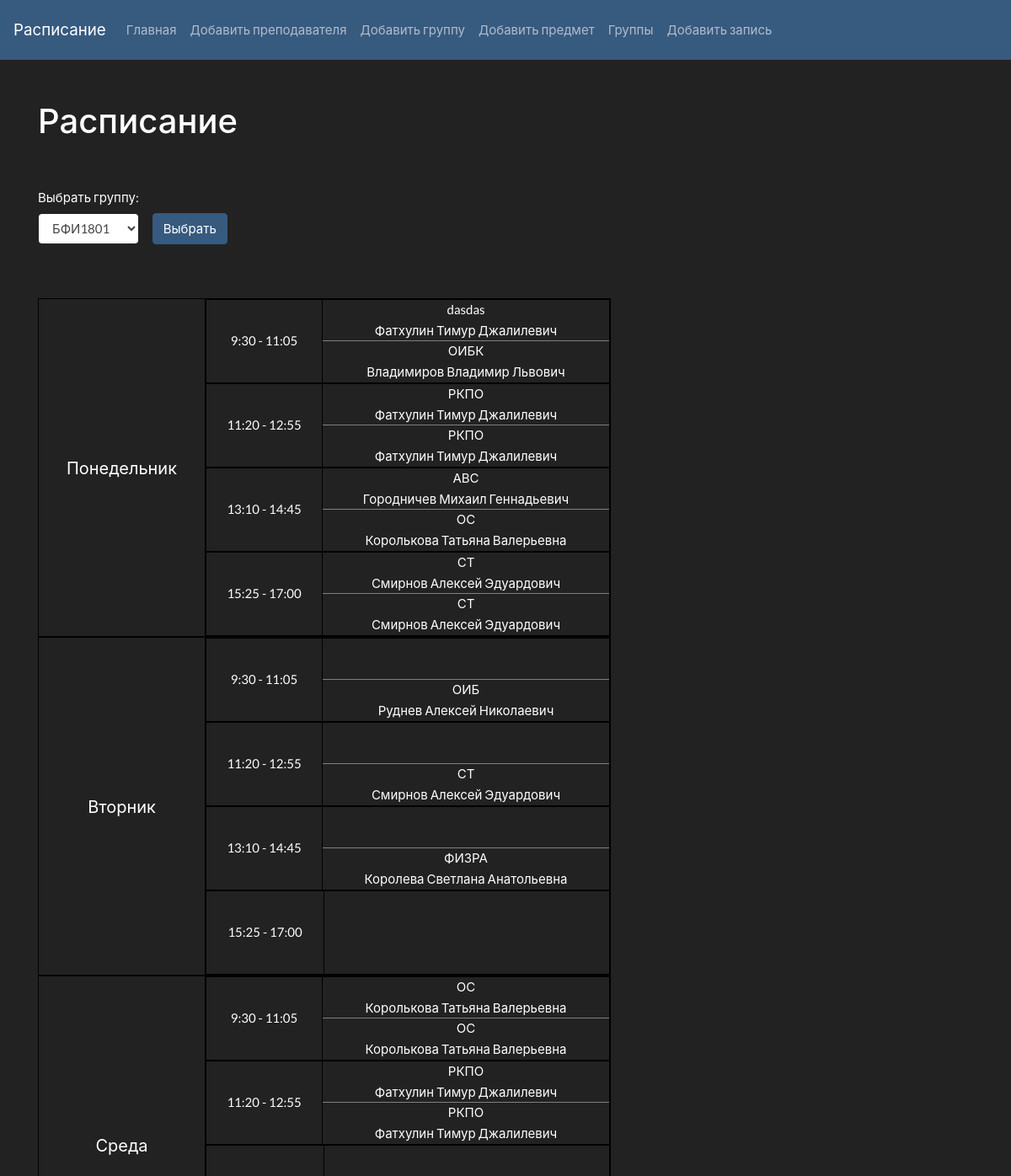
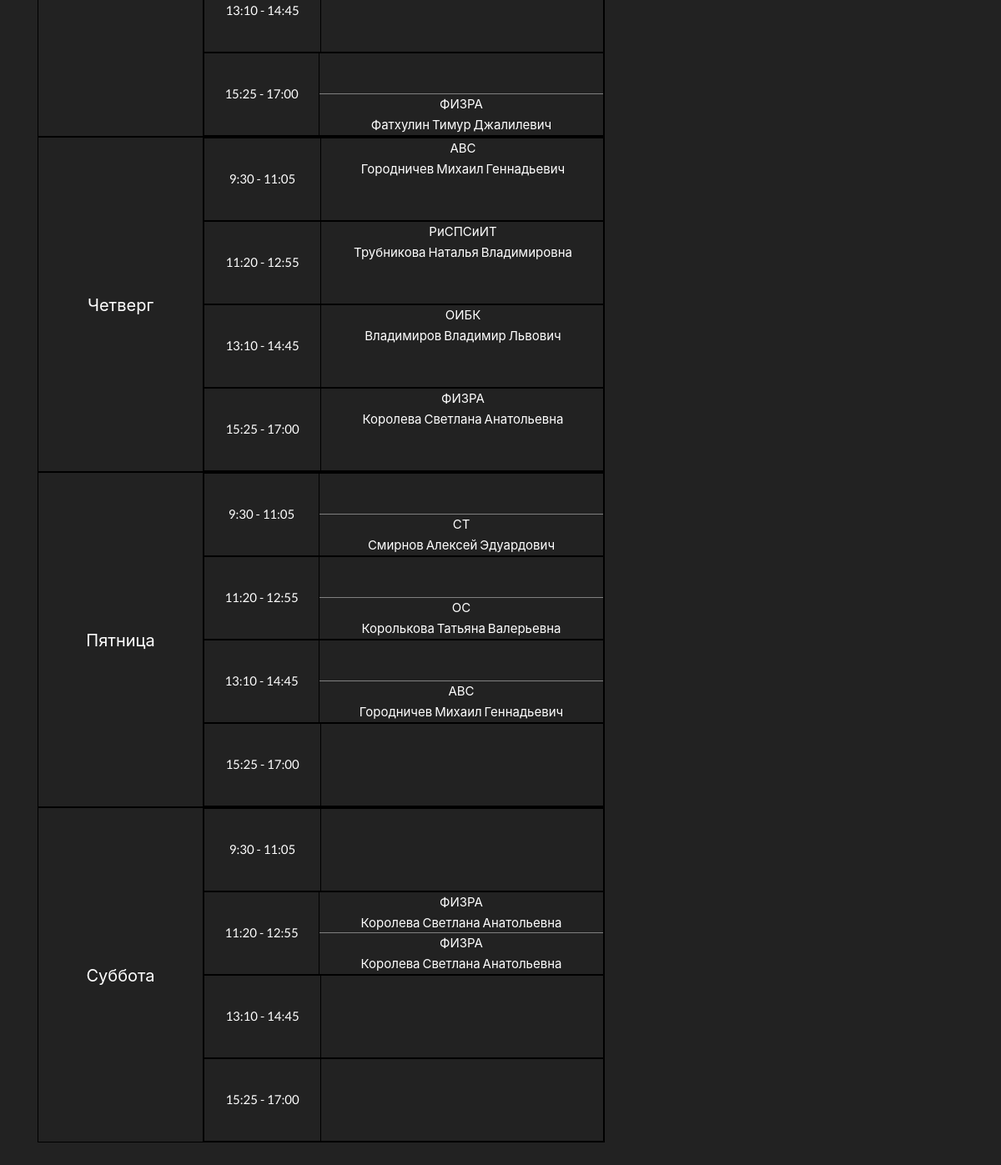
The page / on the database its author committed (2 pictures, top to bottom).
### models/subject.py (models this page shows)
class Subject(db.Model):
    __tablename__ = 'subject'
    id = db.Column(db.Integer, primary_key=True)
    subject_name = db.Column(db.String(30), unique=True, nullable=False)

### models/lecturer.py (models this page shows)
class Lecturer(db.Model):
    __tablename__ = 'lecturer'
    id = db.Column(db.Integer, primary_key=True)
    name = db.Column(db.String(30), nullable=False)
    last_name = db.Column(db.String(30), nullable=False)
    surname = db.Column(db.String(30), nullable=False)

### Routes/lectures.py (the view)
@lecturers.route('/')
def index():
    first = datetime.datetime.strptime("09.11.2020", "%d.%m.%Y")
    today = datetime.date.today()
    now = datetime.datetime.now()
    razn = ((now - first).days)
    if (razn // 7) % 2 == 0:
        todned = "Нечетная"
    else:
        todned = "Четная"
    days = ["Понедельник", "Вторник", "Среда", "Четверг", "Пятница", "Суббота"]
    trv = ['9:30 - 11:05', '11:20 - 12:55', '13:10 - 14:45', '15:25 - 17:00']
    cur_group = "БФИ1801"
    group_id = db.session.query(Group.id).filter(Group.name == cur_group).first()[0]
    schedule = db.session.query(Schedule).filter(Schedule.group_id == group_id)
    return render_template('index.html', curdate=today.strftime('%d-%m-%Y'), todned=todned, cur_group=cur_group,
                           days=days, trvs=trv, lecturers=Lecturer.query.all(), subjects=Subject.query.all(),
                           intervals=Interval.query.all(), group_names=Group.query.all(), schedules=schedule)

### templates/index.html (shortened to what this page needs)
<!DOCTYPE html>
<html lang="en">
<head>
    <link rel="stylesheet" type="text/css" href="/static/css/bootstrap.min.css">
</head>
<body>
{% include "Nav.html" %}
<div class="container">
    <div class="table_content">
        <h2>Расписание</h2>
        <div class="group-ch">
            <form action="" method="post">
                <p>
                <div class="form-group">
                    <label for="cur_group">Выбрать группу:</label>
                    <select class="form-control" id="exampleSelect11" name="cur_group">
                        {% for groupn in group_names %}
                        <option>{{ groupn.name }}</option>
                        {% endfor %}
                    </select>
                </div>
                </p>
                <p>
                    <input type="submit" class="btn btn-primary" value="Выбрать">
                </p>
            </form>
        </div>
        {% for day in days %}
        <div class="table-rows">
            <div class="daydiv">{{ day }}</div>
            <div class="flex-container">
                {% for trv in trvs %}
                <div class="st">
                    <div class="time">{{ trv }}</div>
                    <div class="ng">
                        {% for schedule in schedules %}
                        <div class="ned">
                            {% if schedule.day == day %}
                            {% for interval in intervals %}
                            {% if interval.id == schedule.interval_id and interval.interval == trv %}
                            {% if schedule.chet == 1 %}
                            <div class="subj_prep chet">
                                <div class="subj">
                                    {% for subject in subjects %}
                                    {% if subject.id == schedule.subject_id %}
                                    {{ subject.subject_name }}
                                    {% endif %}
                                    {% endfor %}
                                </div>
                                <div>
                                    {% for lecturer in lecturers %}
                                    {% if lecturer.id == schedule.lecturer_id %}
                                    {{ lecturer.last_name }} {{ lecturer.name }} {{ lecturer.surname }}
                                    {% endif %}
                                    {% endfor %}
                                </div>
                            </div>
                            {% endif %}
                            {% if schedule.chet == 0 %}
                            <div class="subj_prep nech">
                                <div class="subj">
                                    {% for subject in subjects %}
                                    {% if subject.id == schedule.subject_id %}
                                    {{ subject.subject_name }}
                                    {% endif %}
                                    {% endfor %}
                                </div>
                                <div>
                                    {% for lecturer in lecturers %}
                                    {% if lecturer.id == schedule.lecturer_id %}
                                    {{ lecturer.last_name }} {{ lecturer.name }} {{ lecturer.surname }}
                                    {% endif %}
                                    {% endfor %}
                                </div>
                            </div>
                            {% endif %}
                            {% endif %}
                            {% endfor %}
                            {% endif %}
                        </div>
                        {% endfor %}
                    </div>
                </div>
                {% endfor %}
            </div>
        </div>
        {% endfor %}
    </div>
</div>
</body>
</html>

### templates/index.html (style rules this page uses)
.flex-container { display: -webkit-flex; display: flex; flex-direction: column; }
.st { display: -webkit-flex; display: flex; flex-direction: row; border: 1px solid black; height: 100px; width: 480px; }
.table-rows { display: -webkit-flex; display: flex; flex-direction: row; border: 1px solid black; width: 680px; }
.daydiv { width: 200px; display: flex; align-items: center; justify-content: center; font-size: 20px; border-right: 1px solid black; }
.subj_prep { display: -webkit-flex; display: flex; flex-direction: column; align-self: center; width: 340px; height:50px; text-align: center; }
.nech { border-top: 1px solid gray; }
.chet { top: 0; position: absolute; left: 0; }
.ned { display:flex; flex-direction:column; }
.subj { text-align: center; height:25px; }
.time { width: 140px; display: flex; align-items: center; justify-content: center; text-align: center; vertical-align: middle; border-right: 1px solid black; }
.ng { display:flex; flex-direction: column-reverse; position:relative; }
form { width: 320px; display:flex; margin:3rem 0; align-items:flex-end; }
.form-group { margin-right:1rem; }
.group-ch { align-items: center; display:flex; }

### rows shown on the page
Subject: subject_name "ОИБК"
Lecturer: last_name "Владимиров", name "Владимир", surname "Львович"
Subject: subject_name "dasdas"
Lecturer: last_name "Фатхулин", name "Тимур", surname "Джалилевич"
Subject: subject_name "РКПО"
Subject: subject_name "ОС"
Lecturer: last_name "Королькова", name "Татьяна", surname "Валерьевна"
Subject: subject_name "АВС"
Lecturer: last_name "Городничев", name "Михаил", surname "Геннадьевич"
Subject: subject_name "СТ"
Lecturer: last_name "Смирнов", name "Алексей", surname "Эдуардович"
Subject: subject_name "ОИБ"
Lecturer: last_name "Руднев", name "Алексей", surname "Николаевич"
Subject: subject_name "ФИЗРА"
Lecturer: last_name "Королева", name "Светлана", surname "Анатольевна"
Subject: subject_name "РиСПСиИТ"
Lecturer: last_name "Трубникова", name "Наталья", surname "Владимировна"

### other values the page prints
{{ day }} "Понедельник" "Вторник" "Среда" "Четверг" "Пятница" "Суббота"
{{ trv }} "9:30 - 11:05" "11:20 - 12:55" "13:10 - 14:45" "15:25 - 17:00" "9:30 - 11:05" "11:20 - 12:55" "13:10 - 14:45" "15:25 - 17:00" "9:30 - 11:05" "11:20 - 12:55" "13:10 - 14:45" "15:25 - 17:00" "9:30 - 11:05" "11:20 - 12:55" "13:10 - 14:45" "15:25 - 17:00" "9:30 - 11:05" "11:20 - 12:55" "13:10 - 14:45" "15:25 - 17:00" "9:30 - 11:05" "11:20 - 12:55" "13:10 - 14:45" "15:25 - 17:00"
form field cur_group "БФИ1801"
